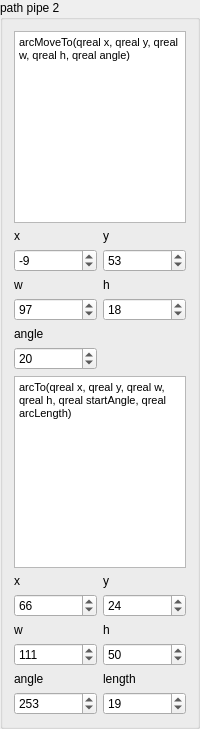
                  <widget class="QGroupBox" name="groupBox_9">
                   <property name="sizePolicy">
                    <sizepolicy hsizetype="Expanding" vsizetype="Expanding">
                     <horstretch>0</horstretch>
                     <verstretch>0</verstretch>
                    </sizepolicy>
                   </property>
                   <property name="maximumSize">
                    <size>
                     <width>200</width>
                     <height>16777215</height>
                    </size>
                   </property>
                   <property name="title">
                    <string>path pipe 2</string>
                   </property>
                   <layout class="QGridLayout" name="gridLayout_25">
                    <item row="13" column="0">
                     <widget class="QDoubleSpinBox" name="doubleSpinBox_p22a">
                      <property name="decimals">
                       <number>0</number>
                      </property>
                      <property name="minimum">
                       <double>-500.000000000000000</double>
                      </property>
                      <property name="maximum">
                       <double>500.000000000000000</double>
                      </property>
                      <property name="value">
                       <double>253.000000000000000</double>
                      </property>
                     </widget>
                    </item>
                    <item row="5" column="0">
                     <widget class="QLabel" name="label_60">
                      <property name="text">
                       <string>angle</string>
                      </property>
                     </widget>
                    </item>
                    <item row="3" column="0">
                     <widget class="QLabel" name="label_58">
                      <property name="text">
                       <string>w</string>
                      </property>
                     </widget>
                    </item>
                    <item row="4" column="1">
                     <widget class="QDoubleSpinBox" name="doubleSpinBox_p2_h">
                      <property name="decimals">
                       <number>0</number>
                      </property>
                      <property name="minimum">
                       <double>-500.000000000000000</double>
                      </property>
                      <property name="maximum">
                       <double>500.000000000000000</double>
                      </property>
                      <property name="value">
                       <double>18.000000000000000</double>
                      </property>
                     </widget>
                    </item>
                    <item row="4" column="0">
                     <widget class="QDoubleSpinBox" name="doubleSpinBox_p2_w">
                      <property name="decimals">
                       <number>0</number>
                      </property>
                      <property name="minimum">
                       <double>-500.000000000000000</double>
                      </property>
                      <property name="maximum">
                       <double>500.000000000000000</double>
                      </property>
                      <property name="value">
                       <double>97.000000000000000</double>
                      </property>
                     </widget>
                    </item>
                    <item row="7" column="0" colspan="2">
                     <widget class="QTextEdit" name="textEdit_12">
                      <property name="html">
                       <string>&lt;!DOCTYPE HTML PUBLIC &quot;-//W3C//DTD HTML 4.0//EN&quot; &quot;http://www.w3.org/TR/REC-html40/strict.dtd&quot;&gt;
&lt;html&gt;&lt;head&gt;&lt;meta name=&quot;qrichtext&quot; content=&quot;1&quot; /&gt;&lt;style type=&quot;text/css&quot;&gt;
p, li { white-space: pre-wrap; }
&lt;/style&gt;&lt;/head&gt;&lt;body style=&quot; font-family:'MS Shell Dlg 2'; font-size:8.25pt; font-weight:400; font-style:normal;&quot;&gt;
&lt;p style=&quot; margin-top:0px; margin-bottom:0px; margin-left:0px; margin-right:0px; -qt-block-indent:0; text-indent:0px;&quot;&gt;arcTo(qreal x, qreal y, qreal w, qreal h, qreal startAngle, qreal arcLength)&lt;/p&gt;&lt;/body&gt;&lt;/html&gt;</string>
                      </property>
                     </widget>
                    </item>
                    <item row="0" column="0" colspan="2">
                     <widget class="QTextEdit" name="textEdit_11">
                      <property name="html">
                       <string>&lt;!DOCTYPE HTML PUBLIC &quot;-//W3C//DTD HTML 4.0//EN&quot; &quot;http://www.w3.org/TR/REC-html40/strict.dtd&quot;&gt;
&lt;html&gt;&lt;head&gt;&lt;meta name=&quot;qrichtext&quot; content=&quot;1&quot; /&gt;&lt;style type=&quot;text/css&quot;&gt;
p, li { white-space: pre-wrap; }
&lt;/style&gt;&lt;/head&gt;&lt;body style=&quot; font-family:'MS Shell Dlg 2'; font-size:8.25pt; font-weight:400; font-style:normal;&quot;&gt;
&lt;p style=&quot; margin-top:0px; margin-bottom:0px; margin-left:0px; margin-right:0px; -qt-block-indent:0; text-indent:0px;&quot;&gt;arcMoveTo(qreal x, qreal y, qreal w, qreal h, qreal angle)&lt;/p&gt;&lt;/body&gt;&lt;/html&gt;</string>
                      </property>
                     </widget>
                    </item>
                    <item row="3" column="1">
                     <widget class="QLabel" name="label_59">
                      <property name="text">
                       <string>h</string>
                      </property>
                     </widget>
                    </item>
                    <item row="10" column="0">
                     <widget class="QLabel" name="label_53">
                      <property name="text">
                       <string>w</string>
                      </property>
                     </widget>
                    </item>
                    <item row="6" column="0">
                     <widget class="QDoubleSpinBox" name="doubleSpinBox_p2_a">
                      <property name="decimals">
                       <number>0</number>
                      </property>
                      <property name="minimum">
                       <double>-500.000000000000000</double>
                      </property>
                      <property name="maximum">
                       <double>500.000000000000000</double>
                      </property>
                      <property name="value">
                       <double>20.000000000000000</double>
                      </property>
                     </widget>
                    </item>
                    <item row="11" column="0">
                     <widget class="QDoubleSpinBox" name="doubleSpinBox_p22w">
                      <property name="decimals">
                       <number>0</number>
                      </property>
                      <property name="minimum">
                       <double>-500.000000000000000</double>
                      </property>
                      <property name="maximum">
                       <double>500.000000000000000</double>
                      </property>
                      <property name="value">
                       <double>111.000000000000000</double>
                      </property>
                     </widget>
                    </item>
                    <item row="10" column="1">
                     <widget class="QLabel" name="label_54">
                      <property name="text">
                       <string>h</string>
                      </property>
                     </widget>
                    </item>
                    <item row="11" column="1">
                     <widget class="QDoubleSpinBox" name="doubleSpinBox_p22h">
                      <property name="decimals">
                       <number>0</number>
                      </property>
                      <property name="minimum">
                       <double>-500.000000000000000</double>
                      </property>
                      <property name="maximum">
                       <double>500.000000000000000</double>
                      </property>
                      <property name="value">
                       <double>50.000000000000000</double>
                      </property>
                     </widget>
                    </item>
                    <item row="8" column="0">
                     <widget class="QLabel" name="label_51">
                      <property name="text">
                       <string>x</string>
                      </property>
                     </widget>
                    </item>
                    <item row="1" column="1">
                     <widget class="QLabel" name="label_57">
                      <property name="text">
                       <string>y</string>
                      </property>
                     </widget>
                    </item>
                    <item row="9" column="0">
                     <widget class="QDoubleSpinBox" name="doubleSpinBox_p22x">
                      <property name="decimals">
                       <number>0</number>
                      </property>
                      <property name="minimum">
                       <double>-500.000000000000000</double>
                      </property>
                      <property name="maximum">
                       <double>500.000000000000000</double>
                      </property>
                      <property name="value">
                       <double>66.000000000000000</double>
                      </property>
                     </widget>
                    </item>
                    <item row="8" column="1">
                     <widget class="QLabel" name="label_52">
                      <property name="text">
                       <string>y</string>
                      </property>
                     </widget>
                    </item>
                    <item row="9" column="1">
                     <widget class="QDoubleSpinBox" name="doubleSpinBox_p22y">
                      <property name="decimals">
                       <number>0</number>
                      </property>
                      <property name="minimum">
                       <double>-500.000000000000000</double>
                      </property>
                      <property name="maximum">
                       <double>500.000000000000000</double>
                      </property>
                      <property name="value">
                       <double>24.000000000000000</double>
                      </property>
                     </widget>
                    </item>
                    <item row="2" column="1">
                     <widget class="QDoubleSpinBox" name="doubleSpinBox_p2_y">
                      <property name="decimals">
                       <number>0</number>
                      </property>
                      <property name="minimum">
                       <double>-500.000000000000000</double>
                      </property>
                      <property name="maximum">
                       <double>500.000000000000000</double>
                      </property>
                      <property name="value">
                       <double>53.000000000000000</double>
                      </property>
                     </widget>
                    </item>
                    <item row="1" column="0">
                     <widget class="QLabel" name="label_50">
                      <property name="text">
                       <string>x</string>
                      </property>
                     </widget>
                    </item>
                    <item row="2" column="0">
                     <widget class="QDoubleSpinBox" name="doubleSpinBox_p2_x">
                      <property name="decimals">
                       <number>0</number>
                      </property>
                      <property name="minimum">
                       <double>-500.000000000000000</double>
                      </property>
                      <property name="maximum">
                       <double>500.000000000000000</double>
                      </property>
                      <property name="value">
                       <double>-9.000000000000000</double>
                      </property>
                     </widget>
                    </item>
                    <item row="12" column="0">
                     <widget class="QLabel" name="label_55">
                      <property name="text">
                       <string>angle</string>
                      </property>
                     </widget>
                    </item>
                    <item row="13" column="1">
                     <widget class="QDoubleSpinBox" name="doubleSpinBox_p22l">
                      <property name="decimals">
                       <number>0</number>
                      </property>
                      <property name="minimum">
                       <double>-500.000000000000000</double>
                      </property>
                      <property name="maximum">
                       <double>500.000000000000000</double>
                      </property>
                      <property name="value">
                       <double>19.000000000000000</double>
                      </property>
                     </widget>
                    </item>
                    <item row="12" column="1">
                     <widget class="QLabel" name="label_56">
                      <property name="text">
                       <string>length</string>
                      </property>
                     </widget>
                    </item>
                   </layout>
                  </widget>
